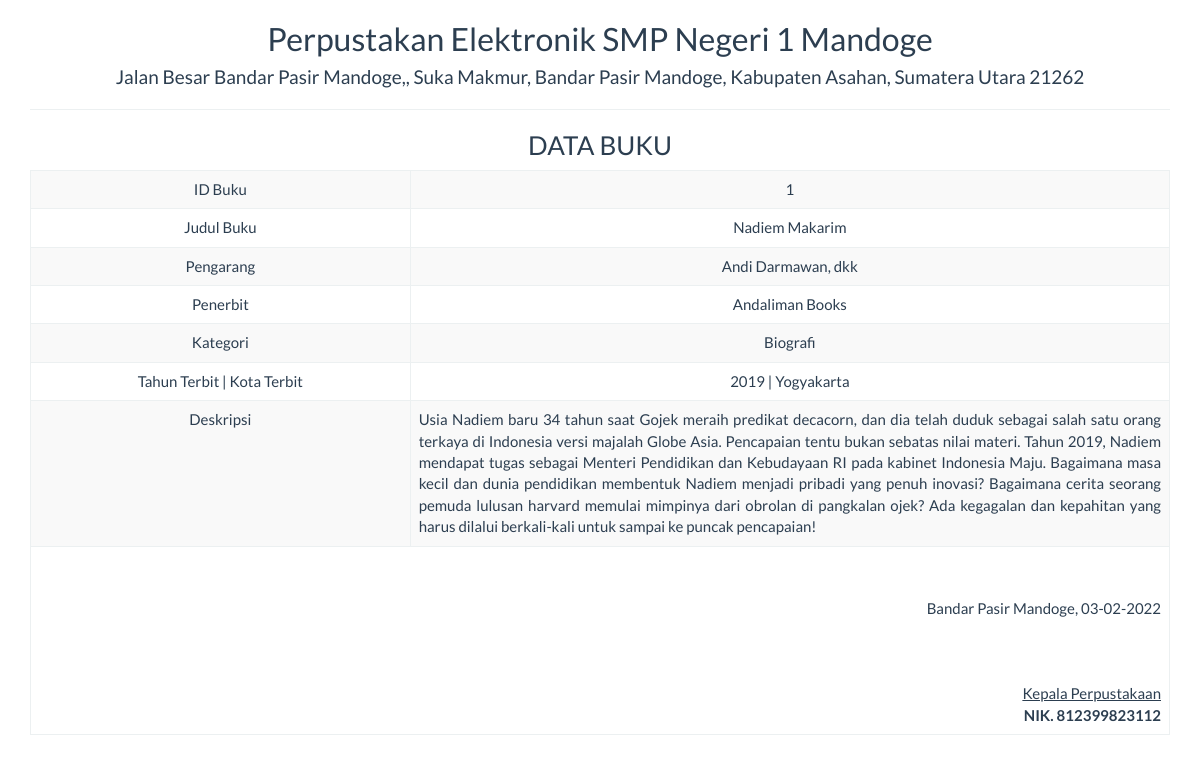
/report/buku_satu.php?id=1, run on the app's committed database.
### tables this page shows
CREATE TABLE `buku` (
  `id` int(11) NOT NULL,
  `judul_buku` varchar(128) NOT NULL,
  `pengarang` varchar(128) NOT NULL,
  `penerbit` varchar(128) NOT NULL,
  `kategori` varchar(128) NOT NULL,
  `tahun_terbit` varchar(4) NOT NULL,
  `kota_terbit` varchar(64) NOT NULL,
  `status` varchar(32) NOT NULL,
  `deskripsi` text NOT NULL,
  `tgl_masuk` varchar(32) NOT NULL
);

### report/buku_satu.php (the view, shortened to what this page needs)
<!DOCTYPE html>
<html>
<head>
    <link href="../Assets/css/bootstrap.min.css" rel="stylesheet" type="text/css" />
</head>
<body onload="print()">
    <?php
    include '../config/koneksi.php';
    $sql = "SELECT * FROM buku WHERE id='" . $_GET['id'] . "'";
    $query = mysqli_query($koneksi, $sql) or die("SQL Detail error");
    $data = mysqli_fetch_array($query);
    ?>
    <div class="container">
        <div class='row'>
            <div class="col-sm-12">
                <div class="text-center">
                    <h2> Perpustakan Elektronik SMP Negeri 1 Mandoge </h2>
                    <h4>Jalan Besar Bandar Pasir Mandoge,, Suka Makmur, Bandar Pasir Mandoge, Kabupaten Asahan, Sumatera Utara 21262</h4>
                    <hr>
                    <h3>DATA BUKU</h3>
                    <table class="table table-bordered table-striped table-hover">
                        <tbody>
                            <tr>
                                <td width="100">ID Buku</td>
                                <td width="200"><?= $data['id'] ?></td>
                            </tr>
                            <tr>
                                <td>Judul Buku</td>
                                <td><?= $data['judul_buku'] ?></td>
                            </tr>
                            <tr>
                                <td>Pengarang</td>
                                <td><?= $data['pengarang'] ?></td>
                            </tr>
                            <tr>
                                <td>Penerbit</td>
                                <td><?= $data['penerbit'] ?></td>
                            </tr>
                            <tr>
                                <td>Kategori</td>
                                <td><?= $data['kategori'] ?></td>
                            </tr>
                            <tr>
                                <td>Tahun Terbit | Kota Terbit</td>
                                <td><?= $data['tahun_terbit'] ?> | <?= $data['kota_terbit'] ?></td>
                            </tr>
                            <tr>
                                <td>Deskripsi</td>
                                <td class="text-justify"><?= $data['deskripsi'] ?></td>
                            </tr>
                        </tbody>
                        <tfoot>
                            <tr>
                                <td colspan="2" class="text-right">
                                    <br>
                                    <br>
                                    Bandar Pasir Mandoge, <?= date("d-m-Y") ?>
                                    <br><br><br><br>
                                    <u>Kepala Perpustakaan<strong></u><br>
                                    NIK. 812399823112
                                </td>
                            </tr>
                        </tfoot>
                    </table>
                </div>
            </div>
        </div>
</body>
</html>

### data on the page
buku: id "1", judul_buku "Nadiem Makarim", pengarang "Andi Darmawan, dkk", penerbit "Andaliman Books", kategori "Biografi", tahun_terbit "2019", kota_terbit "Yogyakarta", deskripsi "Usia Nadiem baru 34 tahun saat Gojek meraih predikat decacorn, dan dia telah duduk sebagai salah satu orang terkaya di Indonesia versi majalah Globe Asia. Pencapaian tentu bukan sebatas nilai materi. Tahun 2019, Nadiem mendapat tugas sebagai Menteri Pendidikan dan Kebudayaan RI pada kabinet Indonesia Maju. Bagaimana masa kecil dan dunia pendidikan membentuk Nadiem menjadi pribadi yang penuh inovasi? Bagaimana cerita seorang pemuda lulusan harvard memulai mimpinya dari obrolan di pangkalan ojek? Ada kegagalan dan kepahitan yang harus dilalui berkali-kali untuk sampai ke puncak pencapaian!"
